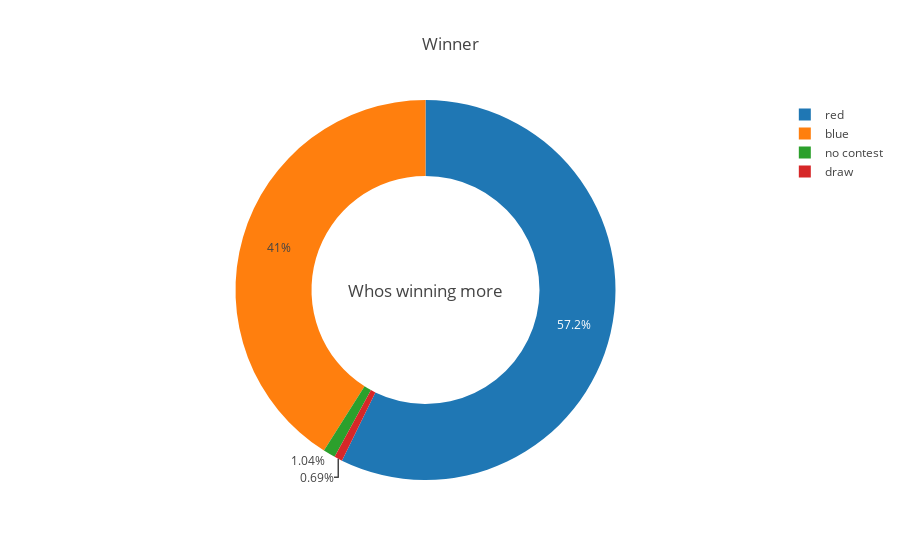

Notebook source saved alongside this figure:
### Markdown cell above
# <a id='5'>5. Data Visualization</a>

Let's start by looking who's winning more from our dataset:

### Code cell
temp = df["winner"].value_counts()
fig = {
  "data": [
    {
      "values": temp.values,
      "labels": temp.index,
      "domain": {"x": [0, 1]},
      "hole": .6,
      "type": "pie"
    },
    
    ],
  "layout": {
        "title":"Winner",
        "annotations": [
            {
                "font": {
                    "size": 17
                },
                "showarrow": False,
                "text": "Whos winning more",
                "x": 0.5,
                "y": 0.5
            }
            
        ]
    }
}
iplot(fig, filename='donut')

### Figure 1 — Plotly figure (JSON) as saved in the notebook; plotly's stock layout.template omitted (floating-point values rounded to 4 significant figures)
{"data": [{"domain": {"x": [0, 1]}, "hole": 0.6, "labels": ["red", "blue", "no contest", "draw"], "type": "pie", "values": [1327, 951, 24, 16]}], "layout": {"annotations": [{"font": {"size": 17}, "showarrow": false, "text": "Whos winning more", "x": 0.5, "y": 0.5}], "title": "Winner"}}
